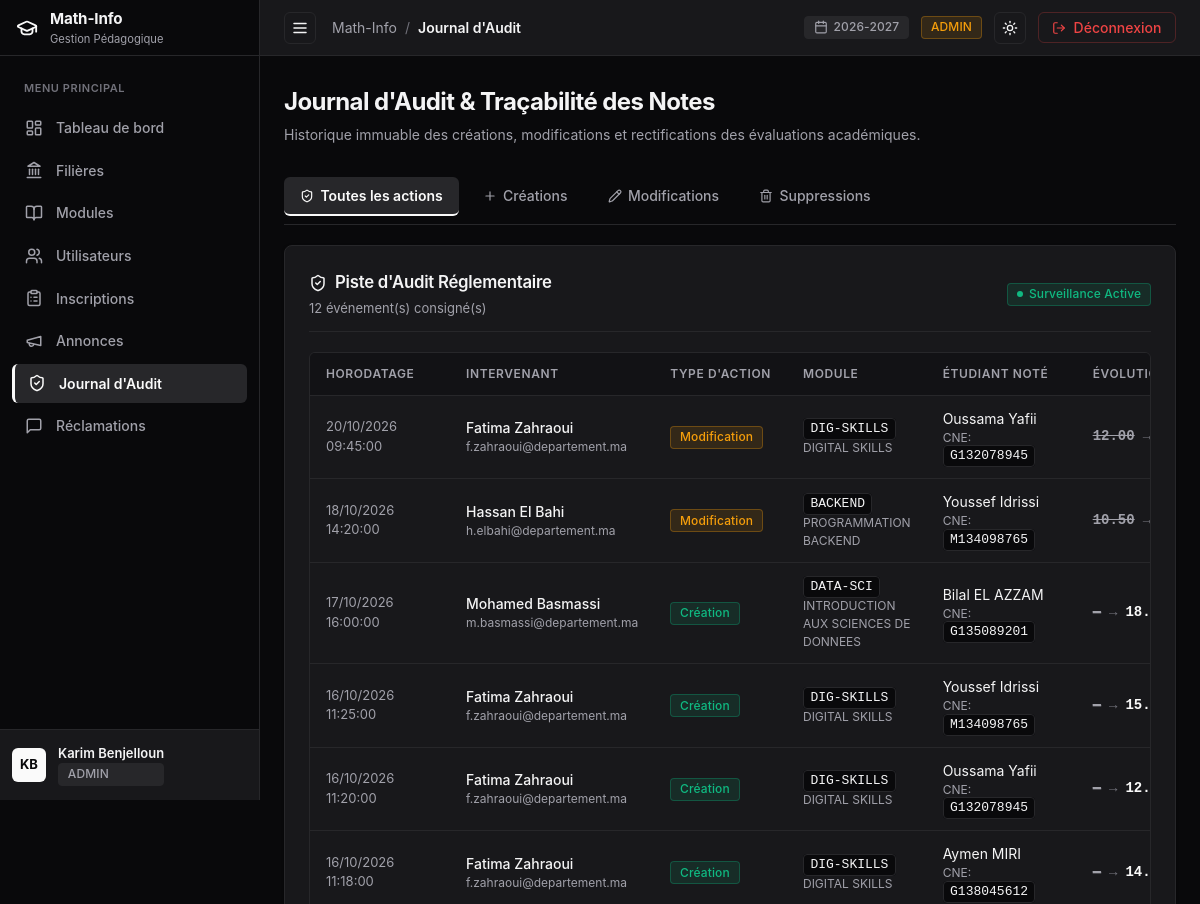
/admin/audit (signed in, upper part), run on an earlier commit of the app's database.
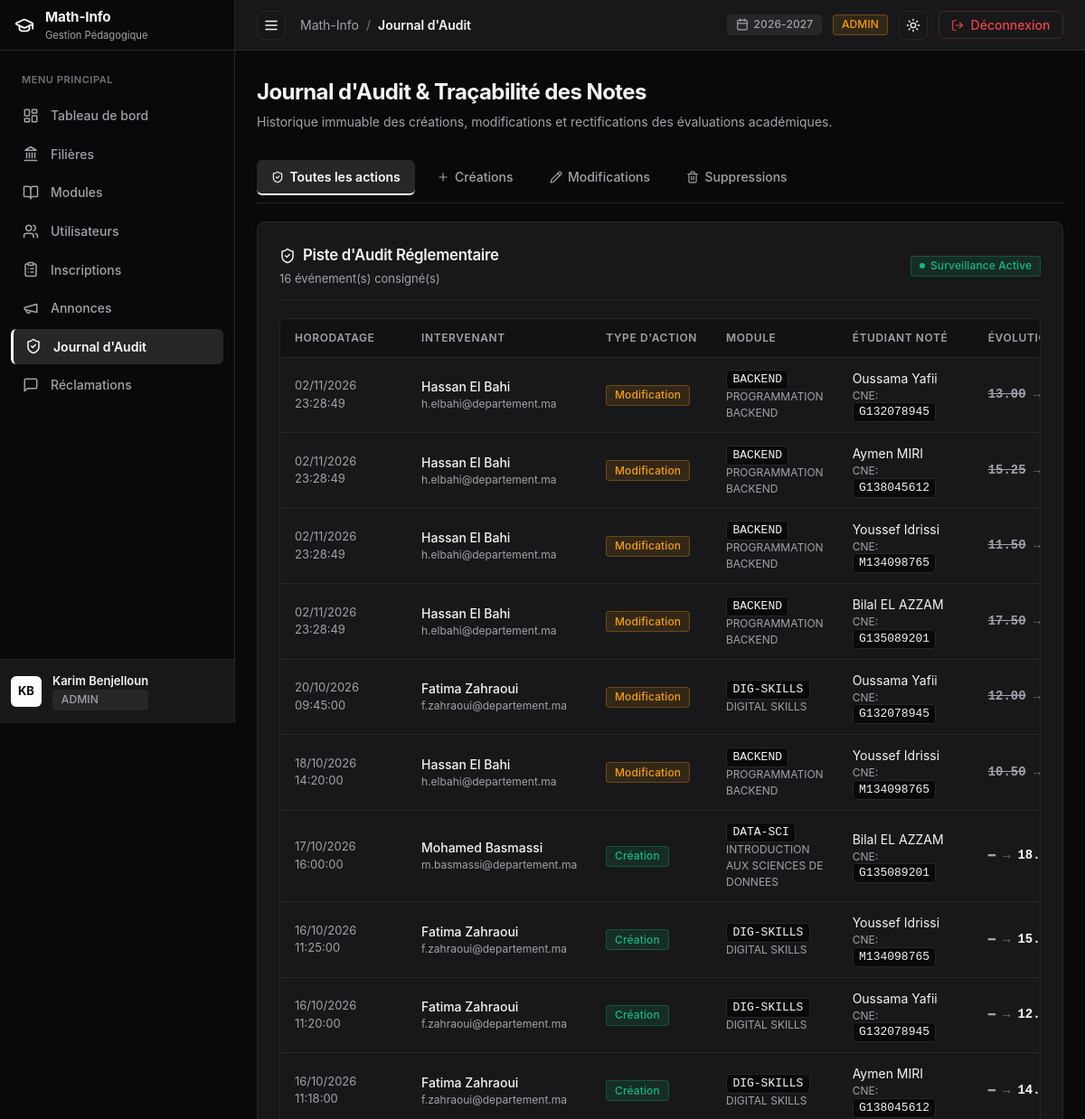
And on a later commit of the database.
### tables this page shows
CREATE TABLE `journal_audit_notes` (
  `idAudit` int NOT NULL AUTO_INCREMENT,
  `idNote` int NOT NULL,
  `idUtilisateur` int NOT NULL,
  `typeAction` enum('CREATION','MODIFICATION','SUPPRESSION') NOT NULL,
  `ancienneValeur` float DEFAULT NULL,
  `nouvelleValeur` float DEFAULT NULL,
  `dateAction` timestamp NULL DEFAULT CURRENT_TIMESTAMP,
  PRIMARY KEY (`idAudit`),
  KEY `idNote` (`idNote`),
  KEY `idUtilisateur` (`idUtilisateur`),
  CONSTRAINT `journal_audit_notes_ibfk_1` FOREIGN KEY (`idNote`) REFERENCES `notes` (`idNote`) ON DELETE CASCADE,
  CONSTRAINT `journal_audit_notes_ibfk_2` FOREIGN KEY (`idUtilisateur`) REFERENCES `utilisateurs` (`idUtilisateur`) ON DELETE CASCADE
);

CREATE TABLE `utilisateurs` (
  `idUtilisateur` int NOT NULL AUTO_INCREMENT,
  `nom` varchar(100) NOT NULL,
  `prenom` varchar(100) NOT NULL,
  `email` varchar(150) NOT NULL,
  `motDePasse` varchar(255) NOT NULL,
  `role` enum('ADMIN','ENSEIGNANT','ETUDIANT') NOT NULL,
  `dateCreation` timestamp NULL DEFAULT CURRENT_TIMESTAMP,
  PRIMARY KEY (`idUtilisateur`),
  UNIQUE KEY `email` (`email`)
);

CREATE TABLE `modules` (
  `idModule` int NOT NULL AUTO_INCREMENT,
  `code` varchar(20) NOT NULL,
  `intitule` varchar(150) NOT NULL,
  `semestre` enum('S1','S2','S3','S4') NOT NULL,
  `coefficient` float NOT NULL DEFAULT '1',
  `idFiliere` int NOT NULL,
  `idEnseignant` int DEFAULT NULL,
  PRIMARY KEY (`idModule`),
  UNIQUE KEY `code` (`code`),
  KEY `idFiliere` (`idFiliere`),
  KEY `idEnseignant` (`idEnseignant`),
  CONSTRAINT `modules_ibfk_1` FOREIGN KEY (`idFiliere`) REFERENCES `filieres` (`idFiliere`) ON DELETE CASCADE,
  CONSTRAINT `modules_ibfk_2` FOREIGN KEY (`idEnseignant`) REFERENCES `enseignants` (`idUtilisateur`) ON DELETE SET NULL
);

CREATE TABLE `etudiants` (
  `idUtilisateur` int NOT NULL,
  `cne` varchar(50) NOT NULL,
  `dateNaissance` date NOT NULL,
  PRIMARY KEY (`idUtilisateur`),
  UNIQUE KEY `cne` (`cne`),
  CONSTRAINT `etudiants_ibfk_1` FOREIGN KEY (`idUtilisateur`) REFERENCES `utilisateurs` (`idUtilisateur`) ON DELETE CASCADE
);

### src/Controllers/Controller.php (called while the page is built, shortened)
<?php
abstract class Controller {
    protected function render(string $view, array $data = [], ?string $layout = 'main'): void {
        $viewFile = __DIR__ . '/../Views/' . str_replace('.', '/', $view) . '.php';
        extract($data);
        require $viewFile;
    }
}

### src/Controllers/AdminController.php (called while the page is built, shortened)
<?php
class AdminController extends Controller {
    public function audit(): void {
        $filter = $_GET['type'] ?? null;
        $logs = JournalAudit::getAllWithDetails(!empty($filter) ? (string)$filter : null);
        $this->render('admin.audit', [
            'title'         => 'Journal d\'Audit',
            'logs'          => $logs,
            'currentFilter' => $filter,
            'activeNav'     => 'audit',
        ]);
    }
}

### public/index.php (called while the page is built, shortened)
<?php
$router = new Router();
$router->get('/', function () {
    if (Auth::check()) {
        Auth::redirectToDashboard();
    } else {
        header('Location: /login');
        exit;
    }
});
$router->get('/login', [AuthController::class, 'showLogin']);
$router->post('/login', [AuthController::class, 'login']);
$router->get('/logout', [AuthController::class, 'logout']);
$router->post('/logout', [AuthController::class, 'logout']);
$router->get('/admin/dashboard', [AdminController::class, 'dashboard']);
$router->get('/admin/filieres', [AdminController::class, 'filieres']);
$router->post('/admin/filieres/create', [AdminController::class, 'createFiliere']);
$router->post('/admin/filieres/edit', [AdminController::class, 'editFiliere']);
$router->post('/admin/filieres/delete', [AdminController::class, 'deleteFiliere']);
$router->get('/admin/modules', [AdminController::class, 'modules']);
$router->post('/admin/modules/create', [AdminController::class, 'createModule']);
$router->post('/admin/modules/edit', [AdminController::class, 'editModule']);
$router->post('/admin/modules/assign-teacher', [AdminController::class, 'assignTeacher']);
$router->post('/admin/modules/delete', [AdminController::class, 'deleteModule']);
$router->get('/admin/utilisateurs', [AdminController::class, 'utilisateurs']);
$router->post('/admin/utilisateurs/create', [AdminController::class, 'createUser']);
$router->post('/admin/utilisateurs/edit', [AdminController::class, 'editUser']);
$router->post('/admin/utilisateurs/delete', [AdminController::class, 'deleteUser']);
$router->get('/admin/inscriptions', [AdminController::class, 'inscriptions']);
$router->post('/admin/inscriptions/create', [AdminController::class, 'createInscription']);
$router->post('/admin/inscriptions/edit', [AdminController::class, 'editInscription']);
$router->post('/admin/inscriptions/status', [AdminController::class, 'updateInscriptionStatus']);
$router->post('/admin/inscriptions/delete', [AdminController::class, 'deleteInscription']);
$router->get('/admin/annonces', [AdminController::class, 'annonces']);
$router->post('/admin/annonces/create', [AdminController::class, 'createAnnonce']);
$router->post('/admin/annonces/edit', [AdminController::class, 'editAnnonce']);
$router->post('/admin/annonces/delete', [AdminController::class, 'deleteAnnonce']);
$router->get('/admin/audit', [AdminController::class, 'audit']);
$router->get('/admin/reclamations', [AdminController::class, 'reclamations']);
$router->post('/admin/reclamations/repondre', [AdminController::class, 'repondreReclamation']);
$router->get('/enseignant/dashboard', [EnseignantController::class, 'dashboard']);
$router->get('/enseignant/modules', [EnseignantController::class, 'modules']);
$router->get('/enseignant/notes', [EnseignantController::class, 'notesIndex']);
$router->get('/enseignant/seances', [EnseignantController::class, 'seancesIndex']);
$router->get('/enseignant/modules/{id}/etudiants', [EnseignantController::class, 'etudiants']);
$router->get('/enseignant/modules/{id}/notes', [EnseignantController::class, 'notes']);
$router->post('/enseignant/modules/{id}/notes/save', [EnseignantController::class, 'saveNotes']);
$router->get('/enseignant/modules/{id}/seances', [EnseignantController::class, 'seances']);
$router->post('/enseignant/modules/{id}/seances/create', [EnseignantController::class, 'createSeance']);
$router->get('/enseignant/seances/{id}/absences', [EnseignantController::class, 'absences']);
$router->post('/enseignant/seances/{id}/absences/save', [EnseignantController::class, 'saveAbsences']);
$router->get('/enseignant/annonces', [EnseignantController::class, 'annonces']);
$router->post('/enseignant/annonces/create', [EnseignantController::class, 'createAnnonce']);
$router->post('/enseignant/annonces/edit', [EnseignantController::class, 'editAnnonce']);
$router->post('/enseignant/annonces/delete', [EnseignantController::class, 'deleteAnnonce']);
$router->get('/enseignant/modules/{id}/pdf', [EnseignantController::class, 'downloadModulePdf']);
$router->get('/enseignant/reclamations', [EnseignantController::class, 'reclamations']);
$router->post('/enseignant/reclamations/repondre', [EnseignantController::class, 'repondreReclamation']);
$router->get('/etudiant/dashboard', [EtudiantController::class, 'dashboard']);
$router->get('/etudiant/notes', [EtudiantController::class, 'notes']);
$router->get('/etudiant/absences', [EtudiantController::class, 'absences']);
$router->get('/etudiant/annonces', [EtudiantController::class, 'annonces']);
$router->get('/etudiant/releve/pdf', [EtudiantController::class, 'downloadRelevePdf']);
$router->get('/etudiant/reclamations', [EtudiantController::class, 'reclamations']);
$router->post('/etudiant/reclamations/create', [EtudiantController::class, 'createReclamation']);
$router->dispatch();

### src/Models/JournalAudit.php (called while the page is built, shortened)
<?php
class JournalAudit extends Model {
    public static function getAllWithDetails(?string $typeAction = null, int $limit = 100): array {
        $db = self::getDb();
        $sql = "
            SELECT
                j.idAudit,
                j.idNote,
                j.idUtilisateur,
                j.typeAction,
                j.ancienneValeur,
                j.nouvelleValeur,
                j.dateAction,
                u.nom AS auteur_nom,
                u.prenom AS auteur_prenom,
                u.email AS auteur_email,
                u.role AS auteur_role,
                m.code AS module_code,
                m.intitule AS module_intitule,
                ue.nom AS etudiant_nom,
                ue.prenom AS etudiant_prenom,
                e.cne AS etudiant_cne
            FROM journal_audit_notes j
            JOIN utilisateurs u ON j.idUtilisateur = u.idUtilisateur
            JOIN notes n ON j.idNote = n.idNote
            JOIN modules m ON n.idModule = m.idModule
            JOIN etudiants e ON n.idEtudiant = e.idUtilisateur
            JOIN utilisateurs ue ON e.idUtilisateur = ue.idUtilisateur
            WHERE 1=1
        ";
        $sql .= " ORDER BY j.dateAction DESC LIMIT " . (int)$limit;
        return $db->query($sql)->fetchAll();
    }
}

### src/Views/admin/audit.php (the view, shortened to what the changed rows need)
<div style="margin-bottom: 2rem;">
  <h1 style="font-size: 1.5rem; font-weight: 700; letter-spacing: -0.025em; color: var(--text-main); margin-bottom: 0.25rem;">
    Journal d'Audit & Traçabilité des Notes
  </h1>
</div>
<div class="card">
  <div class="card-header">
    <div>
      <span class="card-title">
        <?= Icon::get('shield-check', 18) ?>
        <span>Piste d'Audit Réglementaire</span>
      </span>
      <span class="card-desc" style="display: block; margin-top: 0.25rem;">
        <?= count($logs) ?> événement(s) consigné(s)
      </span>
    </div>
  </div>
  <?php if (empty($logs)): ?>
    <div style="text-align: center; padding: 3rem 1rem; color: var(--text-muted); font-size: 0.875rem;">
      <div style="margin-bottom: 0.5rem; color: var(--text-subtle);"><?= Icon::get('shield-check', 32) ?></div>
      Aucune modification de note enregistrée dans le journal pour l'instant.
    </div>
  <?php else: ?>
    <div class="table-wrapper">
      <table>
        <thead>
          <tr>
            <th style="min-width: 140px;">Horodatage</th>
            <th style="min-width: 160px;">Intervenant</th>
            <th style="min-width: 130px;">Type d'Action</th>
            <th style="min-width: 120px;">Module</th>
            <th style="min-width: 150px;">Étudiant Noté</th>
            <th style="min-width: 160px;">Évolution Note (/20)</th>
          </tr>
        </thead>
        <tbody>
          <?php foreach ($logs as $l): ?>
            <tr>
              <td style="color: var(--text-muted); font-size: 0.8125rem;">
                <?= date('d/m/Y H:i:s', strtotime($l['dateAction'])) ?>
              </td>
              <td>
                <div style="font-weight: 500;"><?= htmlspecialchars($l['auteur_prenom'] . ' ' . $l['auteur_nom']) ?></div>
                <div style="font-size: 0.75rem; color: var(--text-muted);"><?= htmlspecialchars($l['auteur_email']) ?></div>
              </td>
              <td>
                <?php if ($l['typeAction'] === 'CREATION'): ?>
                  <span class="badge badge-success">Création</span>
                <?php elseif ($l['typeAction'] === 'MODIFICATION'): ?>
                  <span class="badge badge-warning">Modification</span>
                <?php else: ?>
                  <span class="badge badge-destructive">Suppression</span>
                <?php endif; ?>
              </td>
              <td>
                <code><?= htmlspecialchars($l['module_code']) ?></code>
                <span style="font-size: 0.75rem; color: var(--text-muted); display: block;"><?= htmlspecialchars($l['module_intitule']) ?></span>
              </td>
              <td>
                <div><?= htmlspecialchars($l['etudiant_prenom'] . ' ' . $l['etudiant_nom']) ?></div>
                <div style="font-size: 0.75rem; color: var(--text-muted);">CNE: <code><?= htmlspecialchars($l['etudiant_cne']) ?></code></div>
              </td>
              <td>
                <div style="display: flex; align-items: center; gap: 0.5rem; font-weight: 600; font-family: ui-monospace, monospace;">
                  <span style="color: var(--text-muted); text-decoration: line-through;">
                    <?= $l['ancienneValeur'] !== null ? htmlspecialchars(number_format((float)$l['ancienneValeur'], 2)) : '—' ?>
                  </span>
                  <span style="color: var(--text-subtle);">&rarr;</span>
                  <span style="color: var(--primary);">
                    <?= $l['nouvelleValeur'] !== null ? htmlspecialchars(number_format((float)$l['nouvelleValeur'], 2)) : '—' ?>
                  </span>
                </div>
              </td>
            </tr>
          <?php endforeach; ?>
        </tbody>
      </table>
    </div>
  <?php endif; ?>
</div>

What changed in the data, as far as the page shows it:
added journal_audit_notes: dateAction "02/11/2026 23:28:49", idUtilisateur.nom "Hassan El Bahi", idUtilisateur.email "h.elbahi@departement.ma", typeAction "Modification", modules.code "BACKEND", modules.intitule "PROGRAMMATION BACKEND", utilisateurs.prenom+nom "Oussama Yafii", etudiants.cne "G132078945", ancienneValeur "13.00"
added journal_audit_notes: dateAction "02/11/2026 23:28:49", idUtilisateur.nom "Hassan El Bahi", idUtilisateur.email "h.elbahi@departement.ma", typeAction "Modification", modules.code "BACKEND", modules.intitule "PROGRAMMATION BACKEND", utilisateurs.prenom+nom "Aymen MIRI", etudiants.cne "G138045612", ancienneValeur "15.25"
added journal_audit_notes: dateAction "02/11/2026 23:28:49", idUtilisateur.nom "Hassan El Bahi", idUtilisateur.email "h.elbahi@departement.ma", typeAction "Modification", modules.code "BACKEND", modules.intitule "PROGRAMMATION BACKEND", utilisateurs.prenom+nom "Youssef Idrissi", etudiants.cne "M134098765", ancienneValeur "11.50"
added journal_audit_notes: dateAction "02/11/2026 23:28:49", idUtilisateur.nom "Hassan El Bahi", idUtilisateur.email "h.elbahi@departement.ma", typeAction "Modification", modules.code "BACKEND", modules.intitule "PROGRAMMATION BACKEND", utilisateurs.prenom+nom "Bilal EL AZZAM", etudiants.cne "G135089201", ancienneValeur "17.50"
Also different on the page:
count($logs): "12" → "16"
